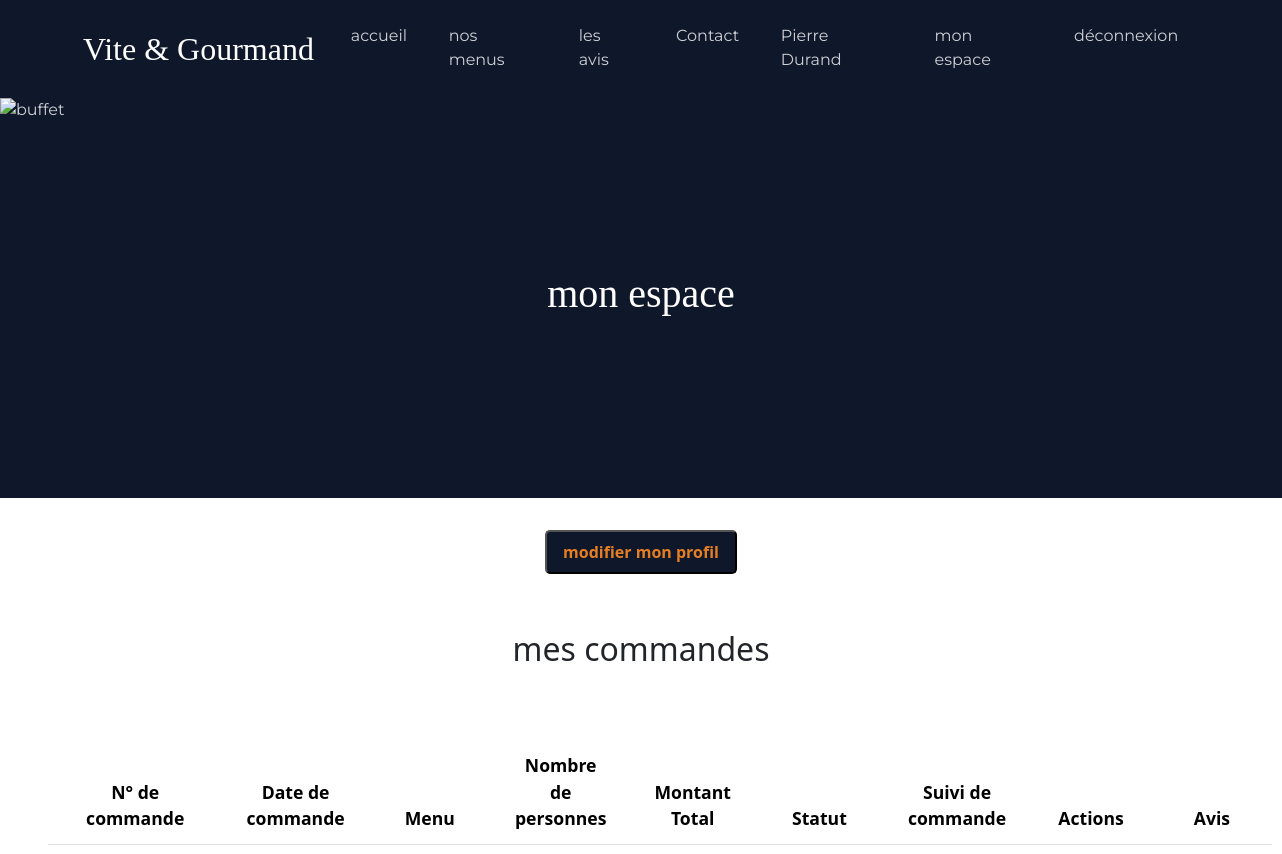
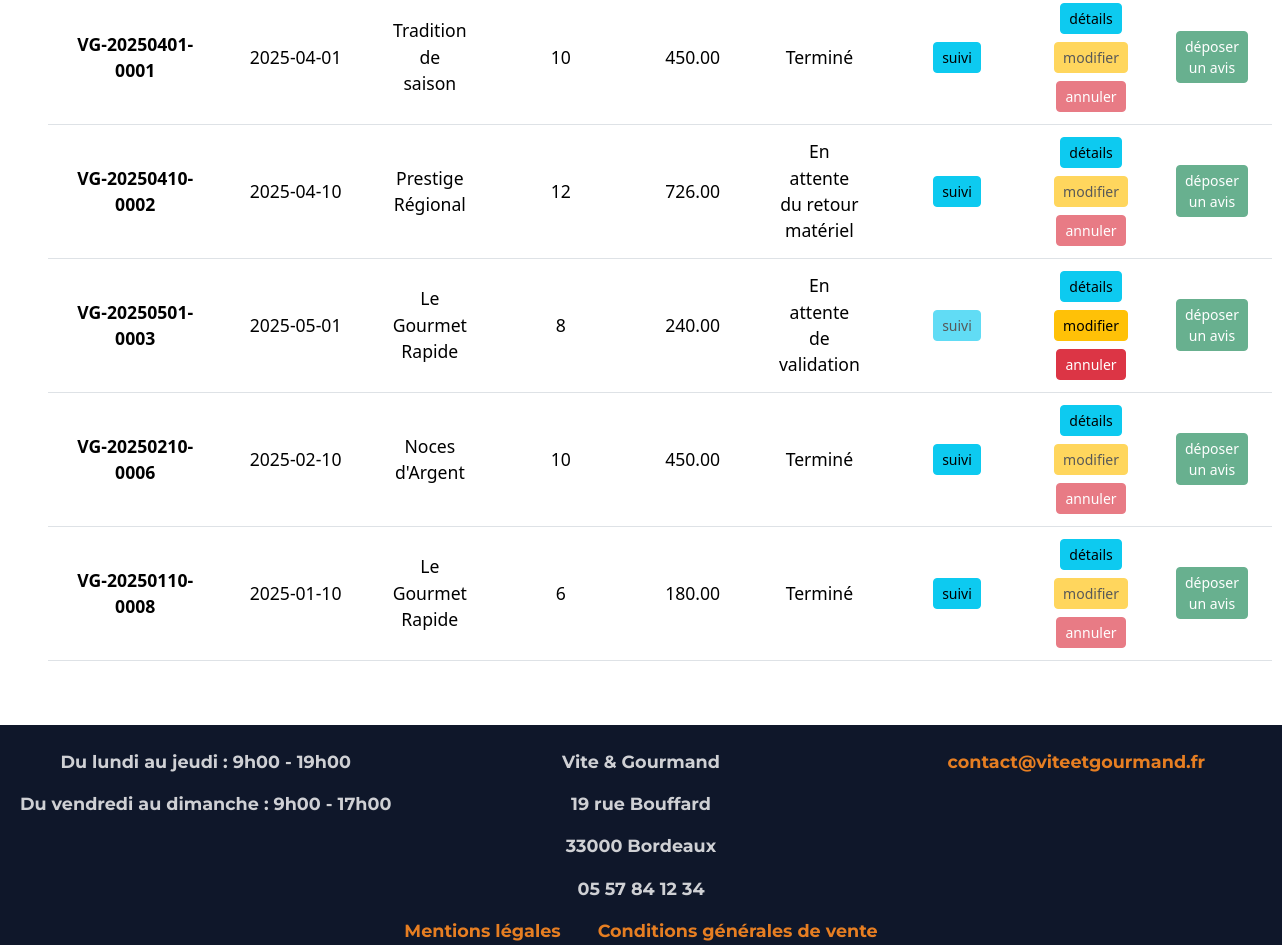
Page /mon-espace/commandes (signed in) on the committed database (2 pictures, top to bottom).
### tables this page shows
CREATE TABLE commande(
   Id_commande INT AUTO_INCREMENT,
   date_commande DATE NOT NULL,
   nbre_pers INT NOT NULL,
   nbre_pers_vegetarien INT,
   montant_total DECIMAL(15,2) NOT NULL,
   prix_livraison DECIMAL(15,2),
   type_livraison VARCHAR(50) NOT NULL,
   adresse_livraison VARCHAR(255),
   code_postal_livraison INT,
   ville_livraison VARCHAR(255) ,
   heure_livraison TIME NOT NULL,
   date_livraison DATE NOT NULL,
   pret_materiel BOOLEAN DEFAULT 0,
   restitution_materiel BOOLEAN DEFAULT 0,
   Id_menu INT NOT NULL,
   Id_Utilisateur INT NOT NULL,
   PRIMARY KEY(Id_commande),
   FOREIGN KEY(Id_menu) REFERENCES menu(Id_menu),
   FOREIGN KEY(Id_Utilisateur) REFERENCES utilisateur(Id_Utilisateur)
);

CREATE TABLE menu(
   Id_menu INT AUTO_INCREMENT,
   titre VARCHAR(255)  NOT NULL,
   description_menu TEXT NOT NULL,
   prix_par_pers DECIMAL(15,2) NOT NULL,
   nombre_pers_min INT NOT NULL,
   quantite_restante INT,
   conditions TEXT NOT NULL,
   regime VARCHAR(50) NOT NULL,
   photo VARCHAR(255) NOT NULL,
   Id_theme INT NOT NULL,
   PRIMARY KEY(Id_menu),
   FOREIGN KEY(Id_theme) REFERENCES theme(Id_theme)
);

### src/controllers/OrderController.php (called while the page is built, shortened)
<?php
class OrderController
{
    public function showUserOrders()
    {
        $idUser = $_SESSION['id_user'];
        $commandes = OrderModel::getOrdersByUser($idUser);
        require_once(__DIR__ . '/../views/user/commandes.php');
    }
}

### src/core/Router.php (called while the page is built, shortened)
<?php
class Router
{
    private $routes = [];
    public function add($url, $action)
    {
        $this->routes[$url] = $action;
    }
    public function dispatch()
    {
        $path = parse_url($_SERVER['REQUEST_URI'], PHP_URL_PATH);
        $path = rtrim($path, "/");
        try {
            $action = $this->routes[$path];
            $nomMethode = $action[1];
            $controller = new $nomController();
            $controller->$nomMethode();
        } catch (\Throwable $th) {
            http_response_code(500);
            die("Erreur serveur : " . $th->getMessage());
        }
    }
}

### public/index.php (called while the page is built, shortened)
<?php
$router = new Router();
$router->add('/', [HomeController::class, 'index']);
$router->add('/menus', [MenuController::class, 'index']);
$router->add('/menus/detail', [MenuController::class, 'showDetails']);
$router->add('/menus/filter', [MenuController::class, 'filter']);
$router->add('/connexion', [AuthController::class, 'handleLogin']);
$router->add('/logout', [AuthController::class, 'logout']);
$router->add('/inscription', [AuthController::class, 'handleSignUp']);
$router->add('/mot-de-passe-oublie', [AuthController::class, 'handleResetPassword']);
$router->add('/contact', [ContactController::class, 'handleContact']);
$router->add('/avis', [AvisController::class, 'index']);
$router->add('/commande', [OrderController::class, 'handleOrder']);
$router->add('/mon-espace', []);
$router->add('/mon-espace/commandes', [OrderController::class, 'showUserOrders']);
$router->add('/mon-espace/commandes/modifier', [OrderController::class, 'updateOrder']);
$router->add('/mon-espace/commandes/annuler', [OrderController::class, 'deleteOrder']);
$router->add('/mon-espace/avis', [OrderController::class, 'LeaveReview']);
$router->add('/mon-espace/profil', [UserController::class, 'updateProfil']);
$router->add('/employe', [EmployeController::class, 'showOrders']);
$router->add('/employe/statut', [EmployeController::class, 'handleUpdateStatus']);
$router->add('/employe/menus', [EmployeController::class, 'handleMenus']);
$router->add('/employe/plats', [EmployeController::class, 'handlePlats']);
$router->add('/employe/avis', [EmployeController::class, 'handleReviews']);
$router->add('/admin', [AdminController::class, 'handleNewEmploye']);
$router->add('/admin/stats', [AdminController::class, 'handleStats']);
$router->add('/cgv', [LegalController::class, 'showCgv']);
$router->add('/mentions-legales', [LegalController::class, 'showMentionsLegales']);
$router->dispatch();

### src/models/OrderModel.php (called while the page is built, shortened)
<?php
class OrderModel
{
    public static function getOrdersByUser($idUser)
    {
        $pdo = DatabaseConnection::getInstance();
        $stmt = $pdo->prepare("SELECT commande.*, menu.titre AS menu_titre,
            (SELECT statut_commande.libelle
                FROM commande_statut_commande
                JOIN statut_commande ON commande_statut_commande.Id_statut_commande = statut_commande.Id_statut_commande
                WHERE commande_statut_commande.Id_commande = commande.Id_commande
                ORDER BY date_changement DESC
                LIMIT 1) AS statut_actuel,
                (SELECT COUNT(*)
        FROM avis
        WHERE avis.Id_commande = commande.Id_commande) AS avis_depose
        FROM commande
        JOIN menu ON commande.Id_menu = menu.Id_menu
        WHERE commande.Id_Utilisateur = ?");
        $stmt->execute([$idUser]);
        $commande = $stmt->fetchAll();
        return $commande;
    }
}

### src/views/user/commandes.php (the view, shortened to what this page needs)
<?php require_once('../src/views/layouts/header.php'); ?>
<div class="big-title-accueil container-fluid">
    <img src="/assets/images/Buffet_Big_title.png" alt="buffet">
    <h1 class="text-center">mon espace</h1>
</div>
<div class="mon_espace text-center py-2">
    <button class="connect-button my-4 mx-4" data-bs-toggle="modal" data-bs-target="#modal-profil">modifier mon profil</button>
</div>
<div class="text-center mt-4 mb-4">
    <h2>mes commandes</h2>
</div>
<div class="py-5 px-5">
    <table class="table table-hover table-responsive-md align-middle">
        <thead>
            <tr class="text-center">
                <th scope="col">N° de commande</th>
                <th scope="col">Date de commande</th>
                <th scope="col">Menu</th>
                <th scope="col">Nombre de personnes</th>
                <th scope="col">Montant Total</th>
                <th scope="col">Statut</th>
                <th scope="col">Suivi de commande</th>
                <th scope="col">Actions</th>
                <th scope="col">Avis</th>
            </tr>
        </thead>
        <tbody>
            <?php foreach ($commandes as $commande): ?>
                <tr class="text-center">
                    <th scope="row"><?= 'VG-' . date('Ymd', strtotime($commande['date_commande'])) . '-' . sprintf('%04d', $commande['Id_commande']) ?></th>
                    <td> <?= $commande['date_commande'] ?></td>
                    <td> <?= htmlspecialchars($commande['menu_titre']) ?></td>
                    <td> <?= $commande['nbre_pers'] ?></td>
                    <td> <?= $commande['montant_total'] ?></td>
                    <td> <?= htmlspecialchars($commande['statut_actuel']) ?></td>
                    <?php $peutSuivre = !in_array($commande['statut_actuel'], ['En attente de validation', 'Annulé']); ?>
                    <td>
                        <button class="btn btn-sm btn-info" <?= !$peutSuivre ? 'disabled' : '' ?> data-bs-toggle="modal" data-bs-target="#modal-suivi-<?= $commande['Id_commande'] ?>">suivi</button>
                    </td>
                    <td>
                        <div class="d-flex flex-wrap gap-2 justify-content-center">
                            <button class="btn btn-sm btn-info" data-bs-toggle="modal" data-bs-target="#modal-<?= $commande['Id_commande'] ?>">détails</button>
                            <?php $peutModifier = $commande['statut_actuel'] === 'En attente de validation'; ?>
                            <button class="btn btn-sm btn-warning" data-bs-toggle="modal" data-bs-target="#modal-modifier-<?= $commande['Id_commande'] ?>" <?= !$peutModifier ? 'disabled' : '' ?>>modifier</button>
                            <button class="btn btn-sm btn-danger" data-bs-toggle="modal" data-bs-target="#modal-annuler-<?= $commande['Id_commande'] ?>" <?= !$peutModifier ? 'disabled' : '' ?>>annuler</button>
                        </div>
                    </td>
                    <?php $peutDonnerAvis = $commande['statut_actuel'] === 'Terminé' && $commande['avis_depose'] == 0; ?>
                    <td>
                        <button class="btn btn-sm btn-success" <?= !$peutDonnerAvis ? 'disabled' : '' ?> data-bs-toggle="modal" data-bs-target="#modal-avis-<?= $commande['Id_commande'] ?>">déposer un avis</button>
                    </td>
                </tr>
            <?php endforeach; ?>
        </tbody>
    </table>
</div>
<?php require_once('../src/views/layouts/footer.php'); ?>

### public/assets/css/style.css (style rules this page uses)
* { padding: 0; margin: 0; }
:root { --couleur-primary: #0056b3; --couleur-secondary: #e67e22; --couleur-dark: #0f172a; --couleur-bg-dark: #1e293b; --font-titre: "Playfair Display", serif; --font-texte: "Montserrat", sans-serif; }
.container-fluid { padding: 0; background-color: var(--couleur-dark); font-family: var(--font-texte); color: rgba(255, 255, 255, 0.8) !important; }
.connect-button { padding: 0.5rem 1rem; background-color: var(--couleur-dark); border-radius: 5px; color: var(--couleur-secondary); font-weight: bold; transition: transform 0.3s ease, box-shadow 0.3s ease; }
.big-title-accueil { position: relative; width: 100%; height: 400px; overflow: hidden; display: flex; flex-direction: column; justify-content: center; align-items: center; gap: 1rem; }
.big-title-accueil img { position: absolute; width: 100%; height: 100%; object-fit: cover; z-index: 0; }
.big-title-accueil h1, .big-title-accueil h2 { font-family: var(--font-titre); color: white !important; font-size: 2.5rem !important; }
.big-title-accueil h1, .big-title-accueil h2, .big-title-accueil button { position: relative; z-index: 1; left: auto; top: auto; transform: none; }
th { color: var(--couleur-primary); }
.table { font-size: 1.1rem; }
.table th, .table td { padding: 0.75rem 1.5rem; }

### rows in the picture
commande: date_commande "20250401", Id_commande "0001", date_commande "2025-04-01", Id_menu.titre "Tradition de saison", nbre_pers "10", montant_total "450.00", statut_actuel "Terminé"
commande: date_commande "20250410", Id_commande "0002", date_commande "2025-04-10", Id_menu.titre "Prestige Régional", nbre_pers "12", montant_total "726.00", statut_actuel "En attente du retour matériel"
commande: date_commande "20250501", Id_commande "0003", date_commande "2025-05-01", Id_menu.titre "Le Gourmet Rapide", nbre_pers "8", montant_total "240.00", statut_actuel "En attente de validation"
commande: date_commande "20250210", Id_commande "0006", date_commande "2025-02-10", Id_menu.titre "Noces d'Argent", nbre_pers "10", montant_total "450.00", statut_actuel "Terminé"
commande: date_commande "20250110", Id_commande "0008", date_commande "2025-01-10", Id_menu.titre "Le Gourmet Rapide", nbre_pers "6", montant_total "180.00", statut_actuel "Terminé"

### other values in the picture
$_SESSION['prenom'] "Pierre"
$_SESSION['nom'] "Durand"
